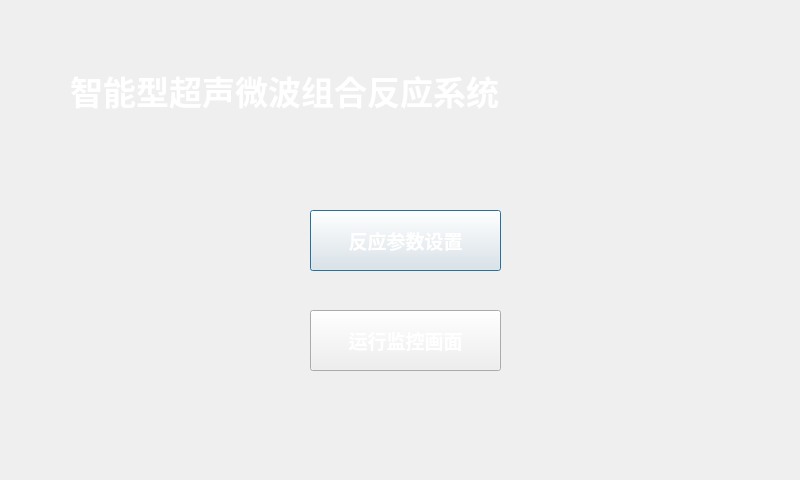
<?xml version="1.0" encoding="UTF-8"?>
<ui version="4.0">
 <class>Select</class>
 <widget class="QDialog" name="Select">
  <property name="geometry">
   <rect>
    <x>0</x>
    <y>0</y>
    <width>800</width>
    <height>480</height>
   </rect>
  </property>
  <property name="windowTitle">
   <string>Dialog</string>
  </property>
  <property name="styleSheet">
   <string notr="true">color: rgb(255, 255, 255);
background-image:url(./background_bilang.jpg)</string>
  </property>
  <widget class="QLabel" name="label">
   <property name="geometry">
    <rect>
     <x>70</x>
     <y>40</y>
     <width>701</width>
     <height>101</height>
    </rect>
   </property>
   <property name="font">
    <font>
     <family>宋体</family>
     <pointsize>25</pointsize>
     <weight>75</weight>
     <bold>true</bold>
    </font>
   </property>
   <property name="text">
    <string>智能型超声微波组合反应系统</string>
   </property>
  </widget>
  <widget class="QPushButton" name="pushButton">
   <property name="geometry">
    <rect>
     <x>310</x>
     <y>210</y>
     <width>191</width>
     <height>61</height>
    </rect>
   </property>
   <property name="font">
    <font>
     <family>宋体</family>
     <pointsize>14</pointsize>
     <weight>75</weight>
     <bold>true</bold>
    </font>
   </property>
   <property name="text">
    <string>反应参数设置</string>
   </property>
  </widget>
  <widget class="QPushButton" name="pushButton_2">
   <property name="geometry">
    <rect>
     <x>310</x>
     <y>310</y>
     <width>191</width>
     <height>61</height>
    </rect>
   </property>
   <property name="font">
    <font>
     <family>宋体</family>
     <pointsize>14</pointsize>
     <weight>75</weight>
     <bold>true</bold>
    </font>
   </property>
   <property name="text">
    <string>运行监控画面</string>
   </property>
  </widget>
 </widget>
 <resources/>
 <connections/>
</ui>
